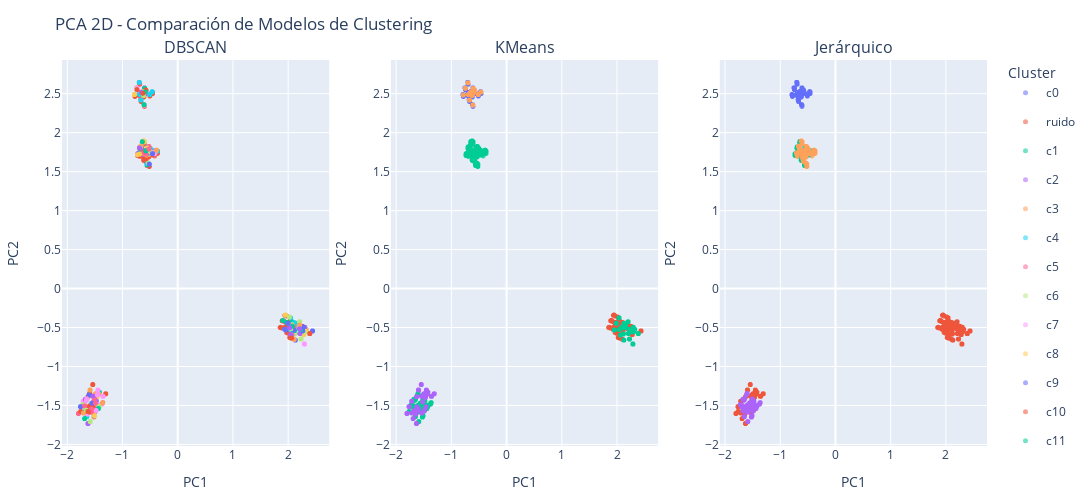

Source (notebook cell):
### Markdown cell above
* a varianza intra-cluster de DBSCAN es prácticamente cero (1.33e-27), lo que indica que los clusters son extremadamente densos. En KMeans, la varianza es 133.47, mostrando clusters moderadamente dispersos, mientras que en el clustering jerárquico la varianza es aún mayor (174.73), lo que refleja que los clusters son más amplios y dispersos.

### Code cell
# 6. Visualización PCA 2D para los 3 modelos
from plotly.subplots import make_subplots

# Construir DataFrame con primeras 2 componentes y etiquetas de cada modelo
pca_df = pd.DataFrame(X_pca[:, :2], columns=["PC1", "PC2"])
pca_df["dbscan"] = labels_dbscan
pca_df["kmeans"] = labels_kmeans
pca_df["hierarchical"] = labels_hierarchical

models = [("dbscan", "DBSCAN"), ("kmeans", "KMeans"), ("hierarchical", "Jerárquico")]
fig = make_subplots(rows=1, cols=3, subplot_titles=[m[1] for m in models])

for i, (col_name, title) in enumerate(models, start=1):
    df_plot = pca_df.copy()
    if col_name == "dbscan":
        # Etiquetar ruido como 'ruido' para distinguirlo de los clusters
        df_plot["cluster"] = df_plot[col_name].map(lambda x: "ruido" if x == -1 else f"c{x}")
    else:
        df_plot["cluster"] = df_plot[col_name].astype(str)

    scatter = px.scatter(
        df_plot,
        x="PC1",
        y="PC2",
        color="cluster",
        opacity=0.55,
        title=None,
        labels={"cluster": "Cluster"},
    )

    # Agregar todas las trazas del scatter al subplot correspondiente
    for tr in scatter.data:
        # Mostrar la leyenda solo en el primer subplot para evitar duplicados
        tr.showlegend = (i == 1)
        tr.marker.update(size=5)
        fig.add_trace(tr, row=1, col=i)

fig.update_layout(
    height=500,
    width=1200,
    title_text="PCA 2D - Comparación de Modelos de Clustering",
    legend_title_text="Cluster",
    margin=dict(l=40, r=40, t=60, b=40)
)

fig.update_xaxes(title_text="PC1", row=1, col=1)
fig.update_yaxes(title_text="PC2", row=1, col=1)
fig.update_xaxes(title_text="PC1", row=1, col=2)
fig.update_xaxes(title_text="PC1", row=1, col=3)
fig.update_yaxes(title_text="PC2", row=1, col=2)
fig.update_yaxes(title_text="PC2", row=1, col=3)

fig.show()
